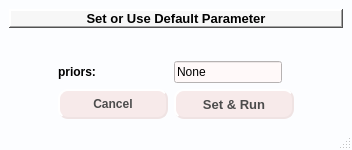
<?xml version="1.0" encoding="UTF-8"?>
<ui version="4.0">
 <class>FormSetNaiveBayesParam</class>
 <widget class="QMainWindow" name="FormSetNaiveBayesParam">
  <property name="geometry">
   <rect>
    <x>0</x>
    <y>0</y>
    <width>352</width>
    <height>150</height>
   </rect>
  </property>
  <property name="windowTitle">
   <string>Naive Bayes</string>
  </property>
  <property name="styleSheet">
   <string notr="true">QMainWindow{

background-color:#fcfdff;

}</string>
  </property>
  <widget class="QWidget" name="centralwidget">
   <property name="styleSheet">
    <string notr="true">QWidget{

background-color:#fcfdff;

}</string>
   </property>
   <layout class="QHBoxLayout" name="horizontalLayout">
    <item>
     <layout class="QVBoxLayout" name="verticalLayout_8">
      <item>
       <widget class="QLabel" name="label_10">
        <property name="sizePolicy">
         <sizepolicy hsizetype="Fixed" vsizetype="Maximum">
          <horstretch>0</horstretch>
          <verstretch>0</verstretch>
         </sizepolicy>
        </property>
        <property name="maximumSize">
         <size>
          <width>400</width>
          <height>16777215</height>
         </size>
        </property>
        <property name="font">
         <font>
          <pointsize>10</pointsize>
          <weight>75</weight>
          <italic>false</italic>
          <bold>true</bold>
          <underline>false</underline>
          <strikeout>false</strikeout>
         </font>
        </property>
        <property name="styleSheet">
         <string notr="true">QLabel{

background-color:#f7f7f7;
}</string>
        </property>
        <property name="frameShape">
         <enum>QFrame::WinPanel</enum>
        </property>
        <property name="frameShadow">
         <enum>QFrame::Raised</enum>
        </property>
        <property name="text">
         <string>Set or Use Default Parameter</string>
        </property>
        <property name="alignment">
         <set>Qt::AlignCenter</set>
        </property>
       </widget>
      </item>
      <item>
       <spacer name="verticalSpacer">
        <property name="orientation">
         <enum>Qt::Vertical</enum>
        </property>
        <property name="sizeHint" stdset="0">
         <size>
          <width>20</width>
          <height>40</height>
         </size>
        </property>
       </spacer>
      </item>
      <item>
       <layout class="QHBoxLayout" name="horizontalLayout_15">
        <item>
         <spacer name="horizontalSpacer_2">
          <property name="orientation">
           <enum>Qt::Horizontal</enum>
          </property>
          <property name="sizeType">
           <enum>QSizePolicy::MinimumExpanding</enum>
          </property>
          <property name="sizeHint" stdset="0">
           <size>
            <width>40</width>
            <height>20</height>
           </size>
          </property>
         </spacer>
        </item>
        <item>
         <layout class="QFormLayout" name="formLayout">
          <property name="fieldGrowthPolicy">
           <enum>QFormLayout::FieldsStayAtSizeHint</enum>
          </property>
          <item row="0" column="0">
           <widget class="QLabel" name="label_4">
            <property name="font">
             <font>
              <weight>75</weight>
              <bold>true</bold>
             </font>
            </property>
            <property name="text">
             <string>priors:</string>
            </property>
            <property name="alignment">
             <set>Qt::AlignCenter</set>
            </property>
            <property name="indent">
             <number>15</number>
            </property>
           </widget>
          </item>
          <item row="0" column="1">
           <widget class="QLineEdit" name="txtPriors">
            <property name="styleSheet">
             <string notr="true">QLineEdit{
background-color:rgb(255, 249, 249);
}</string>
            </property>
            <property name="text">
             <string>None</string>
            </property>
            <property name="placeholderText">
             <string>None</string>
            </property>
           </widget>
          </item>
          <item row="1" column="1">
           <widget class="QPushButton" name="btnSetParamNavB">
            <property name="sizePolicy">
             <sizepolicy hsizetype="Maximum" vsizetype="Maximum">
              <horstretch>0</horstretch>
              <verstretch>0</verstretch>
             </sizepolicy>
            </property>
            <property name="minimumSize">
             <size>
              <width>120</width>
              <height>30</height>
             </size>
            </property>
            <property name="maximumSize">
             <size>
              <width>16777215</width>
              <height>150</height>
             </size>
            </property>
            <property name="font">
             <font>
              <pointsize>10</pointsize>
              <weight>75</weight>
              <bold>true</bold>
             </font>
            </property>
            <property name="cursor">
             <cursorShape>PointingHandCursor</cursorShape>
            </property>
            <property name="autoFillBackground">
             <bool>false</bool>
            </property>
            <property name="styleSheet">
             <string notr="true">QPushButton {
    background-color:#f7eaea;
    color: #4c4c4c;
    border: 2px #efe3e3;
	border-style: outset;
	border-radius:10px
}

QPushButton:hover {background-color:#f7efef;}
</string>
            </property>
            <property name="text">
             <string>Set &amp;&amp; Run</string>
            </property>
            <property name="icon">
             <iconset>
              <normaloff>Icons/run.png</normaloff>Icons/run.png</iconset>
            </property>
            <property name="iconSize">
             <size>
              <width>20</width>
              <height>18</height>
             </size>
            </property>
           </widget>
          </item>
          <item row="1" column="0">
           <widget class="QPushButton" name="btnCancel">
            <property name="minimumSize">
             <size>
              <width>110</width>
              <height>30</height>
             </size>
            </property>
            <property name="font">
             <font>
              <weight>75</weight>
              <bold>true</bold>
             </font>
            </property>
            <property name="cursor">
             <cursorShape>PointingHandCursor</cursorShape>
            </property>
            <property name="styleSheet">
             <string notr="true">QPushButton {
    background-color:#f7eaea;
    color: #4c4c4c;
    border: 2px #efe3e3;
	border-style: outset;
	border-radius:10px
}

QPushButton:hover {background-color:#f7efef;}
</string>
            </property>
            <property name="text">
             <string>Cancel</string>
            </property>
            <property name="icon">
             <iconset>
              <normaloff>Icons/cancel.png</normaloff>Icons/cancel.png</iconset>
            </property>
            <property name="iconSize">
             <size>
              <width>12</width>
              <height>12</height>
             </size>
            </property>
           </widget>
          </item>
         </layout>
        </item>
        <item>
         <spacer name="horizontalSpacer_3">
          <property name="orientation">
           <enum>Qt::Horizontal</enum>
          </property>
          <property name="sizeType">
           <enum>QSizePolicy::MinimumExpanding</enum>
          </property>
          <property name="sizeHint" stdset="0">
           <size>
            <width>40</width>
            <height>20</height>
           </size>
          </property>
         </spacer>
        </item>
       </layout>
      </item>
     </layout>
    </item>
   </layout>
  </widget>
  <widget class="QStatusBar" name="statusbar"/>
 </widget>
 <resources/>
 <connections/>
</ui>
